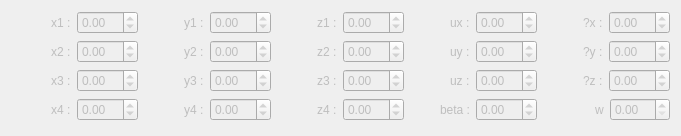
          <widget class="QWidget" name="ObstaclesPlan" native="true">
           <property name="enabled">
            <bool>false</bool>
           </property>
           <property name="geometry">
            <rect>
             <x>210</x>
             <y>340</y>
             <width>681</width>
             <height>136</height>
            </rect>
           </property>
           <layout class="QGridLayout" name="gridLayout">
            <item row="2" column="0">
             <layout class="QHBoxLayout" name="horizontalLayout_160">
              <item alignment="Qt::AlignRight">
               <widget class="QLabel" name="label_163">
                <property name="text">
                 <string>x3 :</string>
                </property>
               </widget>
              </item>
              <item>
               <widget class="QDoubleSpinBox" name="ObstaclesPlanX3">
                <property name="minimum">
                 <double>-99.000000000000000</double>
                </property>
               </widget>
              </item>
             </layout>
            </item>
            <item row="0" column="1">
             <layout class="QHBoxLayout" name="horizontalLayout_157">
              <item alignment="Qt::AlignRight">
               <widget class="QLabel" name="label_160">
                <property name="text">
                 <string>y1 :</string>
                </property>
               </widget>
              </item>
              <item>
               <widget class="QDoubleSpinBox" name="ObstaclesPlanY1">
                <property name="minimum">
                 <double>-99.000000000000000</double>
                </property>
               </widget>
              </item>
             </layout>
            </item>
            <item row="1" column="0">
             <layout class="QHBoxLayout" name="horizontalLayout_159">
              <item alignment="Qt::AlignRight">
               <widget class="QLabel" name="label_162">
                <property name="text">
                 <string>x2 :</string>
                </property>
               </widget>
              </item>
              <item>
               <widget class="QDoubleSpinBox" name="ObstaclesPlanX2">
                <property name="minimum">
                 <double>-99.000000000000000</double>
                </property>
               </widget>
              </item>
             </layout>
            </item>
            <item row="0" column="0">
             <layout class="QHBoxLayout" name="horizontalLayout_149">
              <item alignment="Qt::AlignRight">
               <widget class="QLabel" name="label_152">
                <property name="text">
                 <string>x1 :</string>
                </property>
               </widget>
              </item>
              <item>
               <widget class="QDoubleSpinBox" name="ObstaclesPlanX1">
                <property name="minimum">
                 <double>-99.000000000000000</double>
                </property>
               </widget>
              </item>
             </layout>
            </item>
            <item row="0" column="2">
             <layout class="QHBoxLayout" name="horizontalLayout_158">
              <item alignment="Qt::AlignRight">
               <widget class="QLabel" name="label_161">
                <property name="text">
                 <string>z1 :</string>
                </property>
               </widget>
              </item>
              <item>
               <widget class="QDoubleSpinBox" name="ObstaclesPlanZ1">
                <property name="minimum">
                 <double>-99.000000000000000</double>
                </property>
               </widget>
              </item>
             </layout>
            </item>
            <item row="3" column="3">
             <layout class="QHBoxLayout" name="horizontalLayout_171">
              <item alignment="Qt::AlignRight">
               <widget class="QLabel" name="label_174">
                <property name="text">
                 <string>beta :</string>
                </property>
               </widget>
              </item>
              <item>
               <widget class="QDoubleSpinBox" name="ObstaclesPlanBeta">
                <property name="minimum">
                 <double>-99.000000000000000</double>
                </property>
               </widget>
              </item>
             </layout>
            </item>
            <item row="3" column="4">
             <layout class="QHBoxLayout" name="horizontalLayout_175">
              <item alignment="Qt::AlignRight">
               <widget class="QLabel" name="label_178">
                <property name="text">
                 <string>w</string>
                </property>
               </widget>
              </item>
              <item>
               <widget class="QDoubleSpinBox" name="ObstaclesPlanW"/>
              </item>
             </layout>
            </item>
            <item row="1" column="1">
             <layout class="QHBoxLayout" name="horizontalLayout_162">
              <item alignment="Qt::AlignRight">
               <widget class="QLabel" name="label_165">
                <property name="text">
                 <string>y2 :</string>
                </property>
               </widget>
              </item>
              <item>
               <widget class="QDoubleSpinBox" name="ObstaclesPlanY2">
                <property name="minimum">
                 <double>-99.000000000000000</double>
                </property>
               </widget>
              </item>
             </layout>
            </item>
            <item row="0" column="4">
             <layout class="QHBoxLayout" name="horizontalLayout_172">
              <item alignment="Qt::AlignRight">
               <widget class="QLabel" name="label_175">
                <property name="text">
                 <string>?x :</string>
                </property>
               </widget>
              </item>
              <item>
               <widget class="QDoubleSpinBox" name="ObstaclesPlanRandx">
                <property name="minimum">
                 <double>-99.000000000000000</double>
                </property>
               </widget>
              </item>
             </layout>
            </item>
            <item row="0" column="3">
             <layout class="QHBoxLayout" name="horizontalLayout_168">
              <item alignment="Qt::AlignRight">
               <widget class="QLabel" name="label_171">
                <property name="text">
                 <string>ux :</string>
                </property>
               </widget>
              </item>
              <item>
               <widget class="QDoubleSpinBox" name="ObstaclesPlanUx">
                <property name="minimum">
                 <double>-99.000000000000000</double>
                </property>
               </widget>
              </item>
             </layout>
            </item>
            <item row="3" column="0">
             <layout class="QHBoxLayout" name="horizontalLayout_161">
              <item alignment="Qt::AlignRight">
               <widget class="QLabel" name="label_164">
                <property name="text">
                 <string>x4 :</string>
                </property>
               </widget>
              </item>
              <item>
               <widget class="QDoubleSpinBox" name="ObstaclesPlanX4">
                <property name="minimum">
                 <double>-99.000000000000000</double>
                </property>
               </widget>
              </item>
             </layout>
            </item>
            <item row="3" column="1">
             <layout class="QHBoxLayout" name="horizontalLayout_164">
              <item alignment="Qt::AlignRight">
               <widget class="QLabel" name="label_167">
                <property name="text">
                 <string>y4 :</string>
                </property>
               </widget>
              </item>
              <item>
               <widget class="QDoubleSpinBox" name="ObstaclesPlanY4">
                <property name="minimum">
                 <double>-99.000000000000000</double>
                </property>
               </widget>
              </item>
             </layout>
            </item>
            <item row="3" column="2">
             <layout class="QHBoxLayout" name="horizontalLayout_167">
              <item alignment="Qt::AlignRight">
               <widget class="QLabel" name="label_170">
                <property name="text">
                 <string>z4 :</string>
                </property>
               </widget>
              </item>
              <item>
               <widget class="QDoubleSpinBox" name="ObstaclesPlanZ4">
                <property name="minimum">
                 <double>-99.000000000000000</double>
                </property>
               </widget>
              </item>
             </layout>
            </item>
            <item row="1" column="2">
             <layout class="QHBoxLayout" name="horizontalLayout_165">
              <item alignment="Qt::AlignRight">
               <widget class="QLabel" name="label_168">
                <property name="text">
                 <string>z2 :</string>
                </property>
               </widget>
              </item>
              <item>
               <widget class="QDoubleSpinBox" name="ObstaclesPlanZ2">
                <property name="minimum">
                 <double>-99.000000000000000</double>
                </property>
               </widget>
              </item>
             </layout>
            </item>
            <item row="1" column="3">
             <layout class="QHBoxLayout" name="horizontalLayout_169">
              <item alignment="Qt::AlignRight">
               <widget class="QLabel" name="label_172">
                <property name="text">
                 <string>uy :</string>
                </property>
               </widget>
              </item>
              <item>
               <widget class="QDoubleSpinBox" name="ObstaclesPlanUy">
                <property name="minimum">
                 <double>-99.000000000000000</double>
                </property>
               </widget>
              </item>
             </layout>
            </item>
            <item row="2" column="1">
             <layout class="QHBoxLayout" name="horizontalLayout_163">
              <item alignment="Qt::AlignRight">
               <widget class="QLabel" name="label_166">
                <property name="text">
                 <string>y3 :</string>
                </property>
               </widget>
              </item>
              <item>
               <widget class="QDoubleSpinBox" name="ObstaclesPlanY3">
                <property name="minimum">
                 <double>-99.000000000000000</double>
                </property>
               </widget>
              </item>
             </layout>
            </item>
            <item row="2" column="2">
             <layout class="QHBoxLayout" name="horizontalLayout_166">
              <item alignment="Qt::AlignRight">
               <widget class="QLabel" name="label_169">
                <property name="text">
                 <string>z3 :</string>
                </property>
               </widget>
              </item>
              <item>
               <widget class="QDoubleSpinBox" name="ObstaclesPlanZ3">
                <property name="minimum">
                 <double>-99.000000000000000</double>
                </property>
               </widget>
              </item>
             </layout>
            </item>
            <item row="2" column="3">
             <layout class="QHBoxLayout" name="horizontalLayout_170">
              <item alignment="Qt::AlignRight">
               <widget class="QLabel" name="label_173">
                <property name="text">
                 <string>uz :</string>
                </property>
               </widget>
              </item>
              <item>
               <widget class="QDoubleSpinBox" name="ObstaclesPlanUz">
                <property name="minimum">
                 <double>-99.000000000000000</double>
                </property>
               </widget>
              </item>
             </layout>
            </item>
            <item row="2" column="4">
             <layout class="QHBoxLayout" name="horizontalLayout_174">
              <item alignment="Qt::AlignRight">
               <widget class="QLabel" name="label_177">
                <property name="text">
                 <string>?z :</string>
                </property>
               </widget>
              </item>
              <item>
               <widget class="QDoubleSpinBox" name="ObstaclesPlanRandz">
                <property name="minimum">
                 <double>-99.000000000000000</double>
                </property>
               </widget>
              </item>
             </layout>
            </item>
            <item row="1" column="4">
             <layout class="QHBoxLayout" name="horizontalLayout_173">
              <item alignment="Qt::AlignRight">
               <widget class="QLabel" name="label_176">
                <property name="text">
                 <string>?y :</string>
                </property>
               </widget>
              </item>
              <item>
               <widget class="QDoubleSpinBox" name="ObstaclesPlanRandy">
                <property name="minimum">
                 <double>-99.000000000000000</double>
                </property>
               </widget>
              </item>
             </layout>
            </item>
           </layout>
          </widget>
